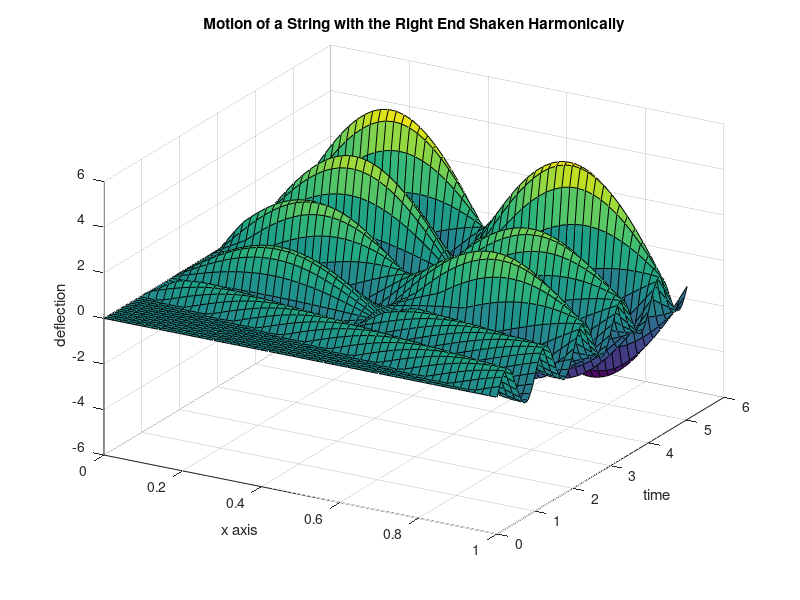
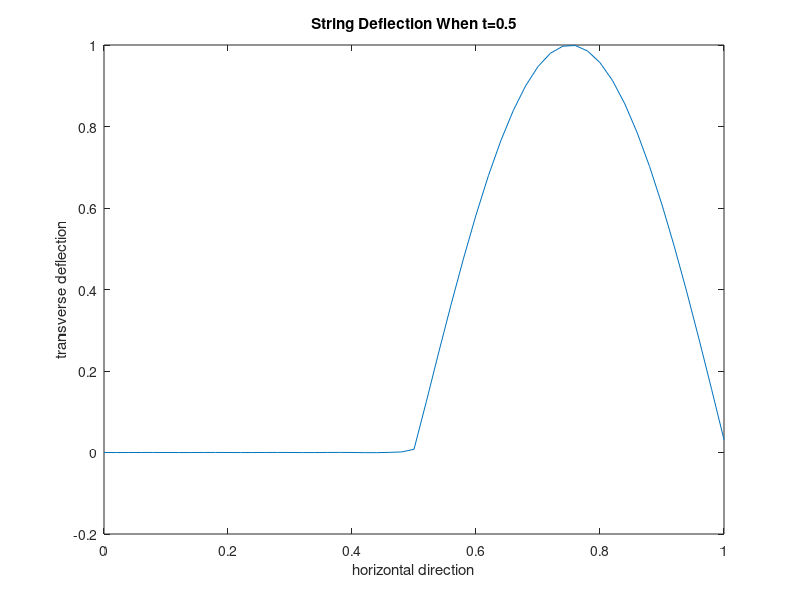
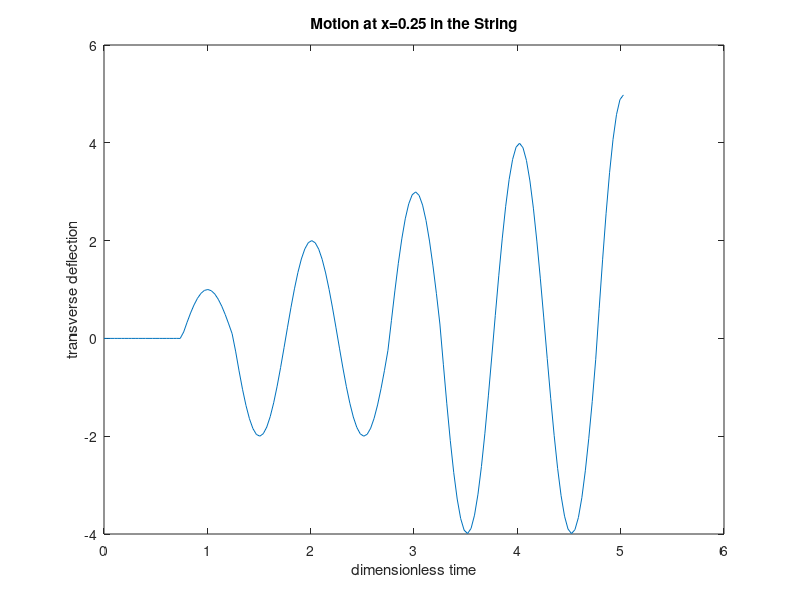

The MATLAB source for these figures, in order:
function shakestr    
% Example:  shakestr 
% ~~~~~~~~~~~~~~~~~~
% This program illustrates wave motion in
% a string which is initially at rest when
% the right end is shaken with a nearly
% resonant harmonic oscillation.

% User m functions required: 
%    shkstrng, ploteasy

fprintf('\nFORCED MOTION OF A VIBRATING ')
fprintf('STRING\n'), close
wf=1.98*pi; tmax=(2*pi)*.8; 
[y,t,x]=shkstrng(wf,80,0,tmax,75,0,1,51); 
surf(x,t,y); ylabel('time') 
view([30,30]), xlabel('x axis')
zlabel('deflection'), % colormap([1 1 1]);
title(['Motion of a String with the Right', ...
       ' End Shaken Harmonically'])
fprintf('\nPress [Enter] for the\n')
fprintf('deflection when t=0.5\n')
figure(gcf)
pause 
print -deps strngsrf 
[yp5,tp5,xp5]=shkstrng(wf,80,.5,.5,1,0,1,51); 
ploteasy(xp5,yp5,'horizontal direction', ...
         'transverse deflection', ...
         'String Deflection When t=0.5') 
fprintf('Press [Enter] for the deflection\n')
fprintf('history at x=0.25\n')
print -deps dflatep5 
pause

[yxc,txc,xc]= ...
  shkstrng(wf,80,0,tmax,151,.25,.25,1);
ploteasy(txc,yxc,'dimensionless time', ...
        'transverse deflection', ...
        'Motion at x=0.25 in the String');
print -deps motnqrtp
fprintf('Press [Enter] to animate')
fprintf('\nthe string motion\n') 
pause
motion(x,y)
disp(' '), disp('All Done')

%==========================================

function [y,t,x]= ...
         shkstrng(w,nsum,t1,t2,nt,x1,x2,nx)
%
% [y,t,x]=shkstrng(w,nsum,t1,t2,nt,x1,x2,nx)
% ~~~~~~~~~~~~~~~~~~~~~~~~~~~~~~~~~~~~~~~~~~
% Simulation of the motion of a string having 
% one end fixed and the other end shaken 
% harmonically.    
%
% w     - forcing frequency
% t1,t2 - minimum and maximum times
% nt    - number of time values
% x1,x2 - minimum and maximum x values 
%         lying between zero and one
% nx    - number of x values
%
% t,x   - vectors of time and position values
% y     - matrix of transverse deflection 
%         values having nt rows and nx 
%         columns
%
% User m functions called:  none
%----------------------------------------------

t=linspace(t1,t2,nt)'; x=linspace(x1,x2,nx);
np=pi*(1:nsum); y=sin(w*t)/sin(w)*sin(w*x);
a=2*w*ones(nt,1)*(cos(np)./(np.^2-w^2));
y=y+a.*sin(t*np)*sin(np'*x);

%==============================================

function motion(x,y,inct,trac)
%
% motion(x,y,inct,trac) 
% ~~~~~~~~~~~~~~~~~~~~~
% This function animates the motion history 
% of the string.
%
% x    - horizontal position coordinates 
%        corresponding to various columns 
%        of matrix y
% y    - matrix with row j specifying the 
%        string position at the j'th time 
%        value
% inct - the number of row increments used 
%        to select positions for plotting. 
%        Using inct=2 would plot every other 
%        row of y. inct=1 is the default value. 
% trac - if this parameter is present, 
%        successive plot images are left on 
%        the screen. Otherwise, each 
%        configuration is shown and removed 
%        before the next image is shown. The 
%        default choice is to remove 
%        successive images.
%
% User m functions called:  none
%----------------------------------------------

if nargin ==2, inct=1; trac=0; end
if nargin ==3, trac=0; end
if inct > 1
  [nt,nx]=size(y); y=y(1:inct:nx,:); 
end

xmin=min(x); xmax=max(x); 
ymin=min(y(:)); ymax=max(y(:)); clf;
axis([xmin,xmax,2*ymin,2*ymax]); 
[nt,nx]=size(y); axis off; hold on

for j=1:nt-1
  plot(x,y(j,:)); drawnow; figure(gcf);
  if trac ==0, cla; end
  pause(.1) 
end
plot(x,y(nt,:)); figure(gcf); hold off;

%==============================================

function ploteasy(x,y,xlabl,ylabl,titl)
%
% ploteasy(x,y,xlabl,ylabl,titl)
% ~~~~~~~~~~~~~~~~~~~~~~~~~~~~~~
% Easy plot function with a simple 
% argument list
%
% x,y   - data to be plotted   
% xlabl - horizontal axis label for the graph
% ylabl - vertical axis label for the graph
% titl  - title for the graph
%
% User m functions called:  none
%----------------------------------------------

plot(x,y);
if nargin==2, figure(gcf), return, end
if nargin>2, xlabel(xlabl), end
if nargin>3, ylabel(ylabl), end
if nargin>4, title(titl), end
figure(gcf)
